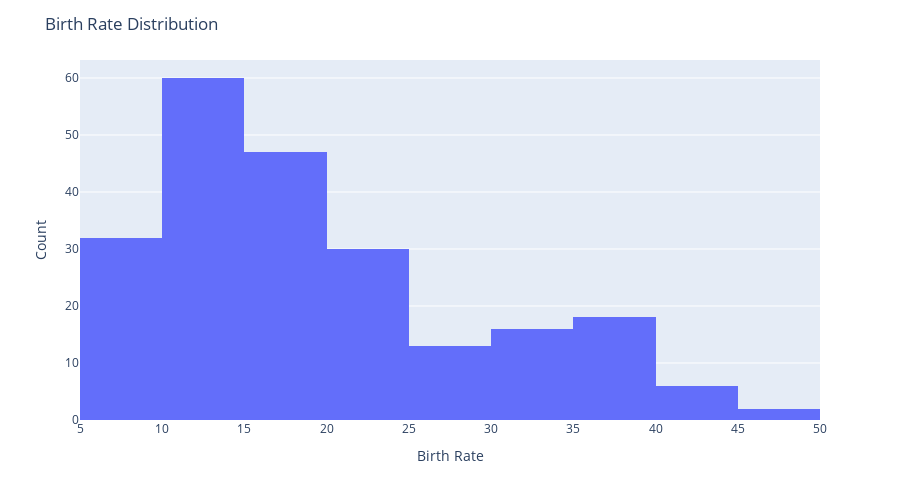

Notebook code for this chart:
### Code cell
fig = px.histogram(df, x='birth_rate')
fig.update_layout(title = "Birth Rate Distribution", height = 500)
fig.update_layout(xaxis_title = "Birth Rate", yaxis_title = "Count")
fig.show()

### Figure 1 — Plotly figure (JSON) as saved in the notebook; plotly's stock layout.template omitted (floating-point values rounded to 4 significant figures; data arrays with more than 128 entries replaced by an {"elided": "..."} marker saying what was removed)
{"data": [{"alignmentgroup": "True", "bingroup": "x", "hovertemplate": "birth_rate=%{x}<br>count=%{y}<extra></extra>", "legendgroup": "", "marker": {"color": "#636efa", "pattern": {"shape": ""}}, "name": "", "offsetgroup": "", "orientation": "v", "showlegend": false, "type": "histogram", "x": {"elided": "259 float values"}, "xaxis": "x", "yaxis": "y"}], "layout": {"barmode": "relative", "height": 500, "legend": {"tracegroupgap": 0}, "margin": {"t": 60}, "title": {"text": "Birth Rate Distribution"}, "xaxis": {"anchor": "y", "domain": [0, 1], "title": {"text": "Birth Rate"}}, "yaxis": {"anchor": "x", "domain": [0, 1], "title": {"text": "Count"}}}}
